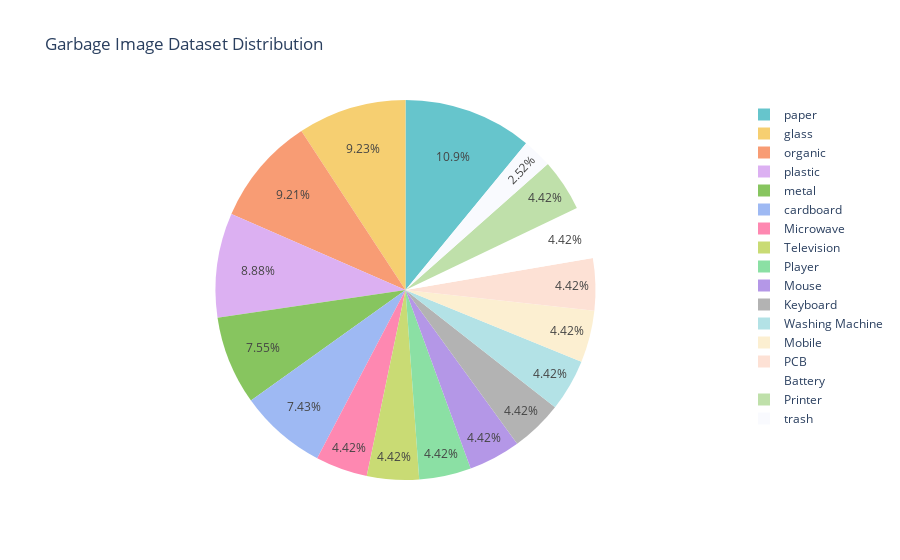

Notebook code for this chart:
### Code cell
sizes = [len(os.listdir(os.path.join(rootPath, class_name))) for class_name in class_names]

fig = px.pie(
    names=class_names,
    values=sizes,
    title="Garbage Image Dataset Distribution",
    color_discrete_sequence=px.colors.qualitative.Pastel
)
fig.show()

### Figure 1 — Plotly figure (JSON) as saved in the notebook; plotly's stock layout.template omitted (floating-point values rounded to 4 significant figures)
{"data": [{"domain": {"x": [0, 1], "y": [0, 1]}, "hovertemplate": "label=%{label}<br>value=%{value}<extra></extra>", "labels": ["Microwave", "paper", "cardboard", "Television", "Player", "plastic", "trash", "glass", "Mouse", "Keyboard", "Washing Machine", "Mobile", "organic", "PCB", "metal", "Battery", "Printer"], "legendgroup": "", "name": "", "showlegend": true, "type": "pie", "values": [240, 594, 403, 240, 240, 482, 137, 501, 240, 240, 240, 240, 500, 240, 410, 240, 240]}], "layout": {"legend": {"tracegroupgap": 0}, "piecolorway": ["rgb(102, 197, 204)", "rgb(246, 207, 113)", "rgb(248, 156, 116)", "rgb(220, 176, 242)", "rgb(135, 197, 95)", "rgb(158, 185, 243)", "rgb(254, 136, 177)", "rgb(201, 219, 116)", "rgb(139, 224, 164)", "rgb(180, 151, 231)", "rgb(179, 179, 179)"], "title": {"text": "Garbage Image Dataset Distribution"}}}
